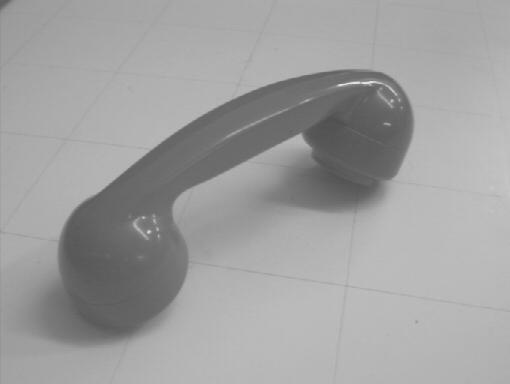
%> input picture phone2.jpg, 510 x 384 px
$ octave --eval "check_normalized_histogram;"   (GNU Octave 9; MATLAB toolbox functions it lacks are replaced by stand-ins)
%> lines starting %> are read from the running program, lines starting %| are printed output that depends on the picture; long printed decimals are rounded
### get_normalized_histogram.m
function [h] = get_normalized_histogram(F,C)
%GET_NORMALIZED_HISTOGRAM
%   [h] = get_normalized_histogram(F,C)
%   F - k x n matrix, where k is the size of the bag
%
% Author: Samo Sela
% e-mail: samo.sela-at-gmail.com

h = zeros(1,size(C,1));
%[frames n] = size(F);
frames = size(F,1);
for i=1:frames
    [ ~ , idx ] = min(sum(bsxfun(@minus, C, F(i,:)).^2,2));
    h(idx) = h(idx) + 1;
end
h = h ./ frames ;

end %function get_normalized_histogram

### check_normalized_histogram.m
function check_normalized_histogram()
%CHECK_NORMALIZED_HISTOGRAM Sanity check for get_normalized_histogram fun.
%
% Author: Samo Sela
% e-mail: samo.sela-at-gmail.com

I = imread('phone2.jpg');
%> I is the input picture: size 384x510 uint8; min 79, max 234, mean 159.4
I = I(:);
%====================================
bins = 256 ;
tic
N = histc(I,1:bins);
%> N = 256 values, max 10275 at index 186, min 0 at index 1, mean 765
h1 = N ./ sum(N);
%> h1 = 256 values, max 0.0525 at index 186, min 0 at index 1, mean 0.00391
toc
figure(1); clf;
bar(h1);
set(gca,'xlim',[1 bins]);
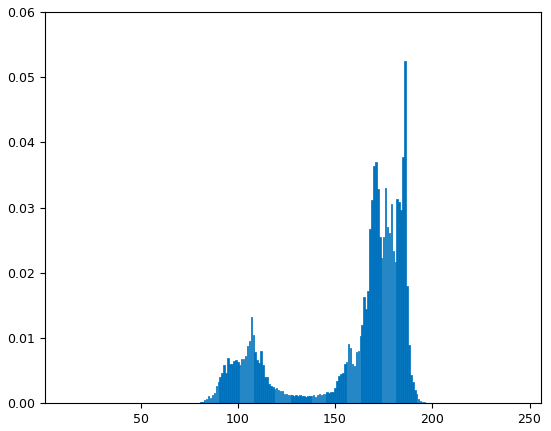
%> figure redrawn from the program's plot data; tallest bar 0.0525 high, from x = 185.6 to 186.4
%====================================
I = double(I);
tic
h2 = get_normalized_histogram(I,(1:bins)');
%> the loop in get_normalized_histogram, `for i=1:frames` made 195840 passes
%> idx on passes 1 to 3: 99, 97, 96
%> after the loop in get_normalized_histogram, `for i=1:frames`: h has the same summary as N in check_normalized_histogram
%> in get_normalized_histogram, `h = h ./ frames ;`: h has the same summary as h1 in check_normalized_histogram
%> h2 has the same summary as h1
toc
figure(2); clf;
bar(h2)
set(gca,'xlim',[1 bins]);
%====================================
v = randperm(bins);

for i=1:20
    fprintf('h1(%3d) = %1.5f, h2(%3d) = %1.5f, Eps = %f\n', ...
            v(i), h1(v(i)), v(i), h2(v(i)), abs(h1(v(i))-h2(v(i))));
end
%> this loop made 20 passes
%| h1(217) = 1e-05, h2(217) = 1e-05, Eps = 0
%| h1(195) = 0.00017, h2(195) = 0.00017, Eps = 0
%| h1(109) = 0.00788, h2(109) = 0.00788, Eps = 0
%| h1( 69) = 0, h2( 69) = 0, Eps = 0
%| h1(133) = 0.00107, h2(133) = 0.00107, Eps = 0
%| h1(107) = 0.01325, h2(107) = 0.01325, Eps = 0
%| h1(202) = 1e-05, h2(202) = 1e-05, Eps = 0
%| h1( 83) = 0.00055, h2( 83) = 0.00055, Eps = 0
%> (further printed lines are left out)

%====================================
end %function check_normalized_histogram
